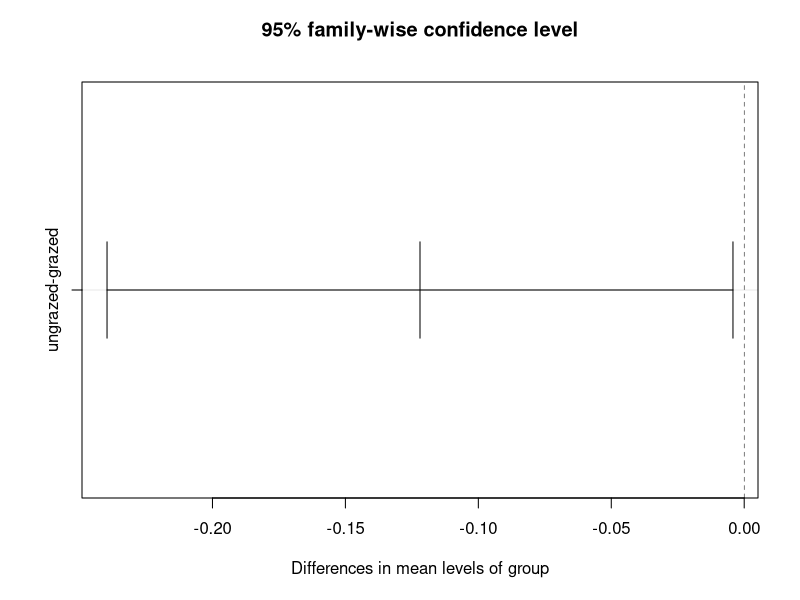
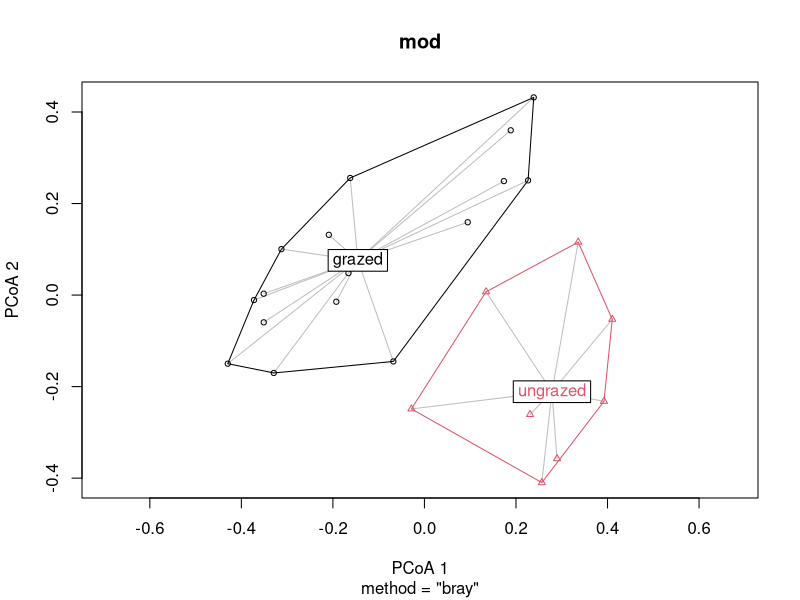
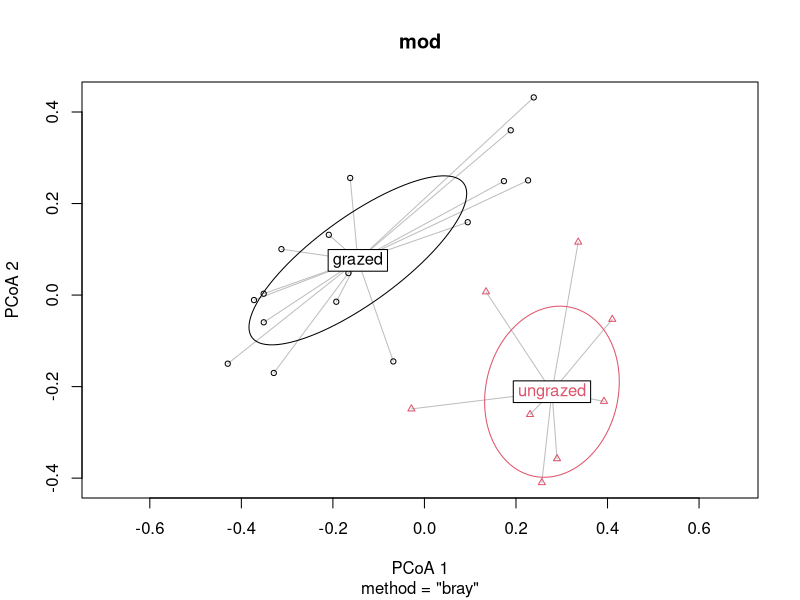
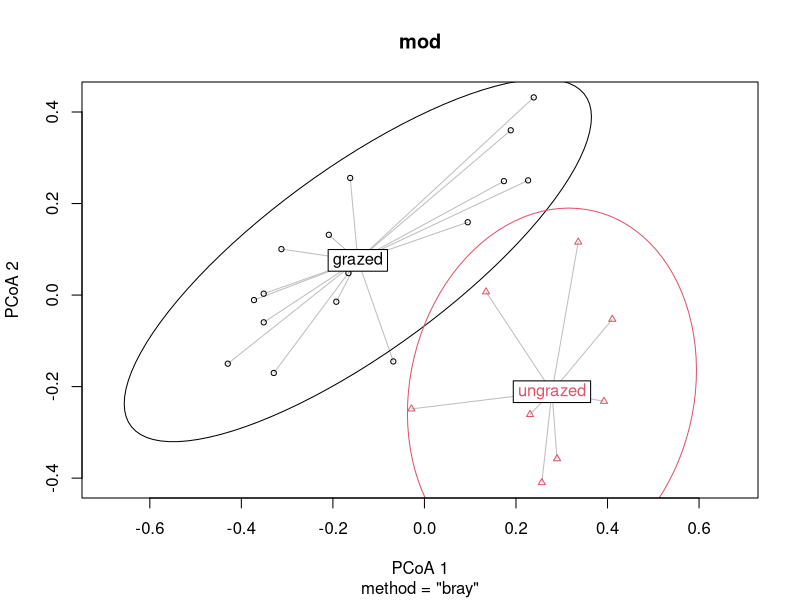
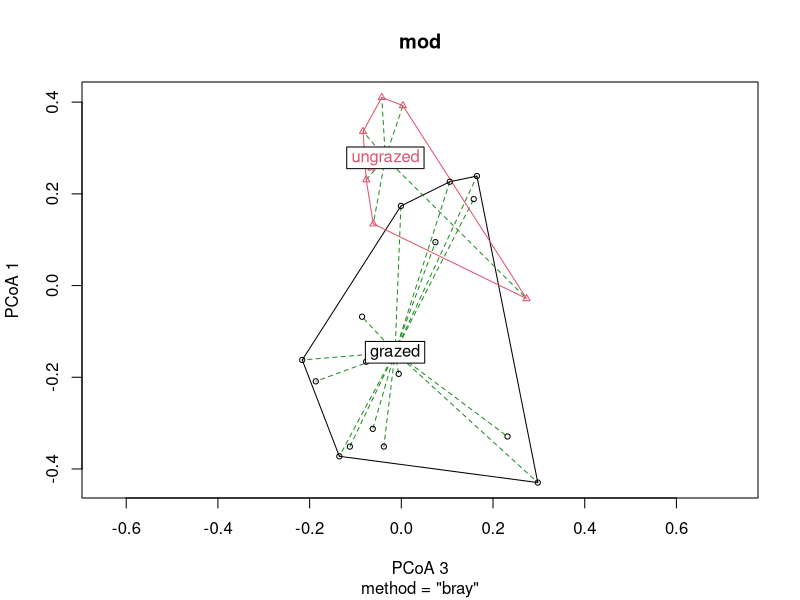
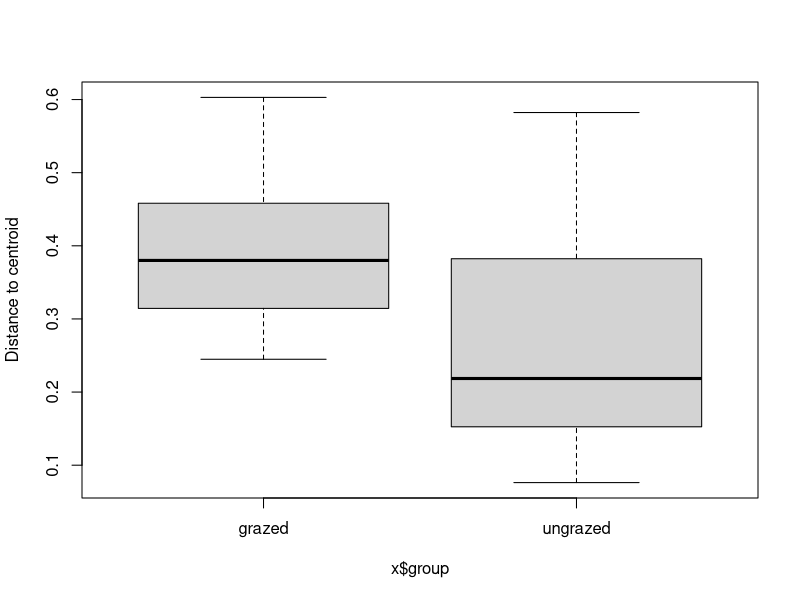
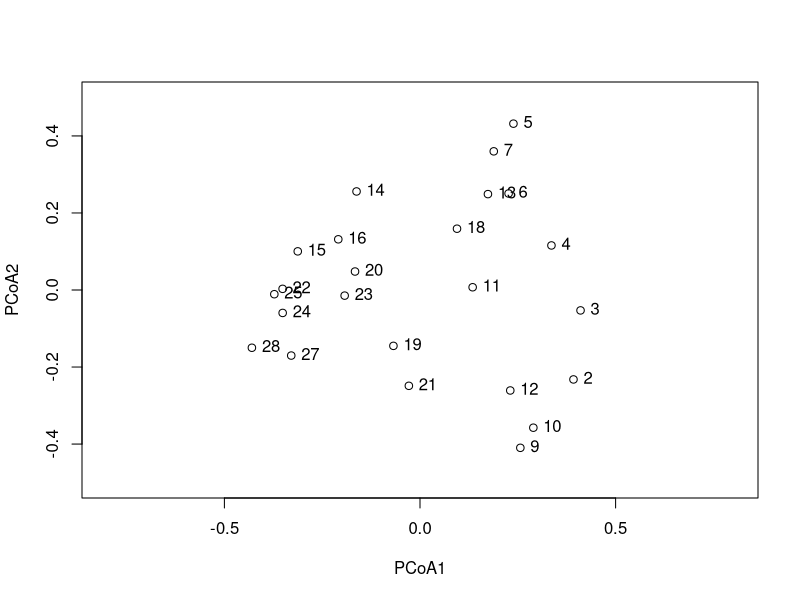
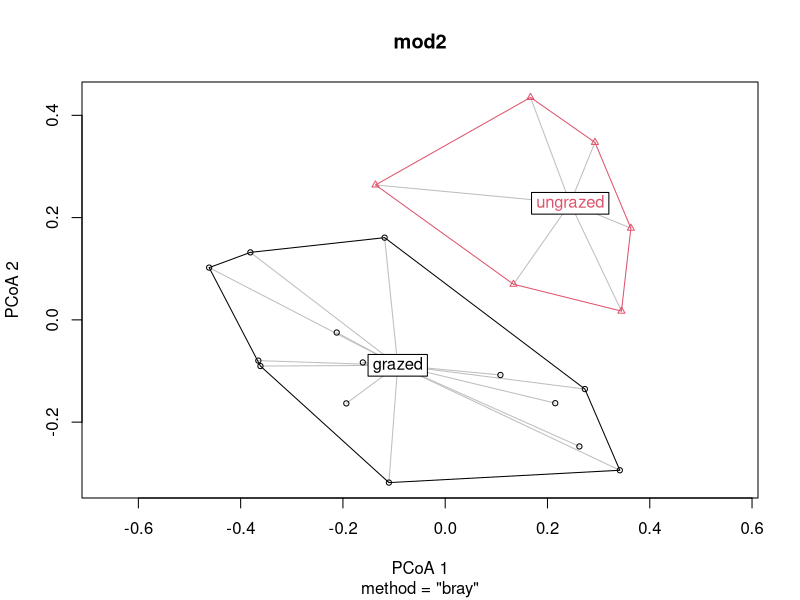

These figures' R source, in order:
## ---- chunk 1
library(vegan)
## ---- chunk 2
data(varespec)

## Bray-Curtis distances between samples
dis <- vegdist(varespec)
## ---- chunk 3
## First 16 sites grazed, remaining 8 sites ungrazed
groups <- factor(c(rep(1,16), rep(2,8)), labels = c("grazed","ungrazed"))

## Calculate multivariate dispersions
mod <- betadisper(dis, groups)
mod
## ---- chunk 4
## Perform test
anova(mod)
## ---- chunk 5
## Permutation test for F
permutest(mod, pairwise = TRUE, permutations = 99)
## ---- chunk 6
## Tukey's Honest Significant Differences
(mod.HSD <- TukeyHSD(mod))
plot(mod.HSD)
## ---- chunk 7
## Plot the groups and distances to centroids on the
## first two PCoA axes
plot(mod)

## with data ellipses instead of hulls
plot(mod, ellipse = TRUE, hull = FALSE) # 1 sd data ellipse
plot(mod, ellipse = TRUE, hull = FALSE, conf = 0.90) # 90% data ellipse

## can also specify which axes to plot, ordering respected
plot(mod, axes = c(3,1), seg.col = "forestgreen", seg.lty = "dashed")
## ---- chunk 8
## Draw a boxplot of the distances to centroid for each group
boxplot(mod)
## ---- chunk 9
## `scores` and `eigenvals` also work
scrs <- scores(mod)
str(scrs)

# 可以将其画在图上
plot(scrs$sites, xlim = c(-.8, .8), ylim = c(-.5, .5))
text(scrs$sites, labels = rownames(scrs$sites), pos = 4)
## ---- chunk 10
head(scores(mod, 1:4, display = "sites"))

# group centroids/medians 
scores(mod, 1:4, display = "centroids")

# eigenvalues from the underlying principal coordinates analysis
eigenvals(mod)
## ---- chunk 11
## try out bias correction; compare with mod3
(mod3B <- betadisper(dis, groups, type = "median", bias.adjust=TRUE))
anova(mod3B)
permutest(mod3B, permutations = 99)
## ---- chunk 12
## should always work for a single group
group <- factor(rep("grazed", NROW(varespec)))
(tmp <- betadisper(dis, group, type = "median"))
(tmp <- betadisper(dis, group, type = "centroid"))
## ---- chunk 13
## simulate missing values in 'd' and 'group'
## using spatial medians
groups[c(2,20)] <- NA
dis[c(2, 20)] <- NA
mod2 <- betadisper(dis, groups) ## messages
mod2
permutest(mod2, permutations = 99)
anova(mod2)
plot(mod2)
boxplot(mod2)
plot(TukeyHSD(mod2))
## ---- chunk 14
## Using group centroids
mod3 <- betadisper(dis, groups, type = "centroid")
mod3
permutest(mod3, permutations = 99)
anova(mod3)
plot(mod3)
boxplot(mod3)
plot(TukeyHSD(mod3))
